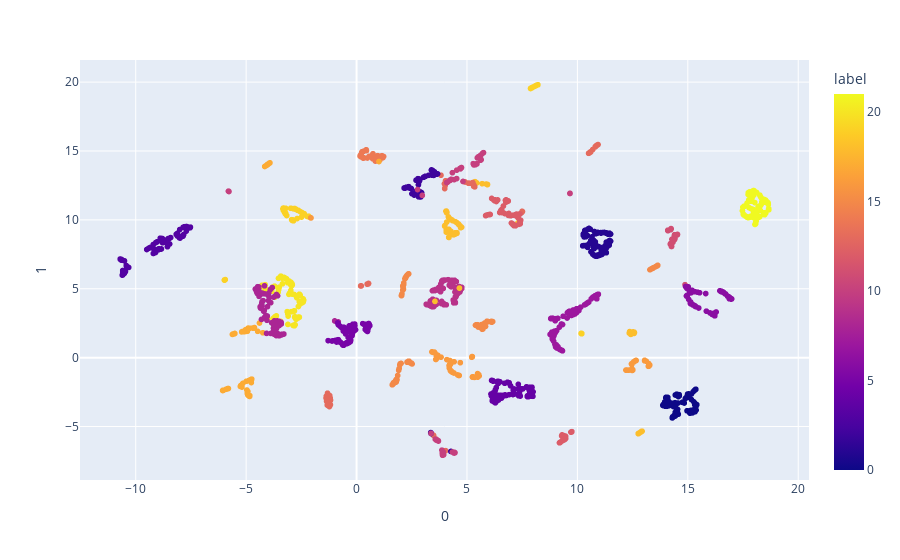

The notebook cell this image was saved under:
### Code cell
umap_2d = umap.UMAP(n_components=2, init='random', random_state=0, n_neighbors=4)
proj_2d = umap_2d.fit_transform(df_std)
fig_2d = px.scatter(
    proj_2d, x=0, y=1,
    color=df['label'], labels={'color': 'label'}
)
fig_2d.show()

### Figure 1 — Plotly figure (JSON) as saved in the notebook; plotly's stock layout.template omitted (floating-point values rounded to 4 significant figures; data arrays with more than 128 entries replaced by an {"elided": "..."} marker saying what was removed)
{"data": [{"hovertemplate": "0=%{x}<br>1=%{y}<br>label=%{marker.color}<extra></extra>", "legendgroup": "", "marker": {"color": {"elided": "1941 int values"}, "coloraxis": "coloraxis", "symbol": "circle"}, "mode": "markers", "name": "", "showlegend": false, "type": "scattergl", "x": {"elided": "1941 float values"}, "xaxis": "x", "y": {"elided": "1941 float values"}, "yaxis": "y"}], "layout": {"coloraxis": {"colorbar": {"title": {"text": "label"}}, "colorscale": [[0, "#0d0887"], [0.1111, "#46039f"], [0.2222, "#7201a8"], [0.3333, "#9c179e"], [0.4444, "#bd3786"], [0.5556, "#d8576b"], [0.6667, "#ed7953"], [0.7778, "#fb9f3a"], [0.8889, "#fdca26"], [1, "#f0f921"]]}, "legend": {"tracegroupgap": 0}, "margin": {"t": 60}, "xaxis": {"anchor": "y", "domain": [0, 1], "title": {"text": "0"}}, "yaxis": {"anchor": "x", "domain": [0, 1], "title": {"text": "1"}}}}
